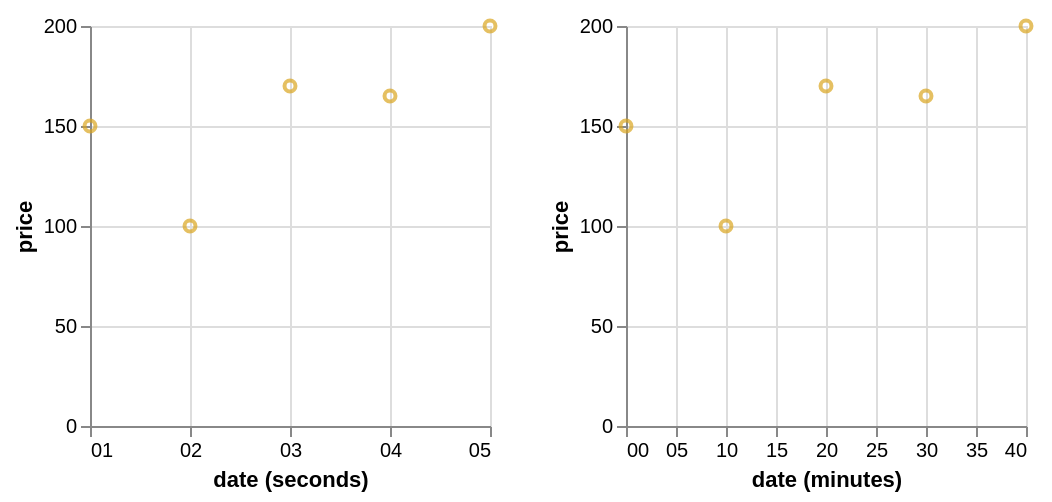

Vega-Lite specification for this chart:
### Vega specification from a JSON file in a GitHub repository (floating-point values rounded to 4 significant figures)
{"$schema": "https://vega.github.io/schema/vega/v5.json", "background": "white", "padding": 5, "height": 200, "data": [{"name": "brush_store"}, {"name": "source_0", "values": [{"date": "Sun, 01 Jan 2012 23:00:01", "price": 150}, {"date": "Sun, 02 Jan 2012 00:10:02", "price": 100}, {"date": "Sun, 02 Jan 2012 01:20:03", "price": 170}, {"date": "Sun, 02 Jan 2012 02:30:04", "price": 165}, {"date": "Sun, 02 Jan 2012 03:40:05", "price": 200}]}, {"name": "data_0", "source": "source_0", "transform": [{"type": "formula", "expr": "toDate(datum[\"date\"])", "as": "date"}, {"type": "formula", "as": "seconds_date", "expr": "datetime(0, 0, 1, 0, 0, seconds(datum[\"date\"]), 0)"}]}, {"name": "data_1", "source": "data_0", "transform": [{"type": "filter", "expr": "!(length(data(\"brush_store\"))) || (vlSelectionTest(\"brush_store\", datum))"}, {"type": "formula", "as": "minutes_date", "expr": "datetime(0, 0, 1, 0, minutes(datum[\"date\"]), 0, 0)"}, {"type": "filter", "expr": "(isDate(datum[\"minutes_date\"]) || (isValid(datum[\"minutes_date\"]) && isFinite(+datum[\"minutes_date\"]))) && isValid(datum[\"price\"]) && isFinite(+datum[\"price\"])"}]}, {"name": "data_2", "source": "data_0", "transform": [{"type": "filter", "expr": "(isDate(datum[\"seconds_date\"]) || (isValid(datum[\"seconds_date\"]) && isFinite(+datum[\"seconds_date\"]))) && isValid(datum[\"price\"]) && isFinite(+datum[\"price\"])"}]}], "signals": [{"name": "concat_0_width", "value": 200}, {"name": "concat_1_width", "value": 200}, {"name": "unit", "value": {}, "on": [{"events": "mousemove", "update": "isTuple(group()) ? group() : unit"}]}, {"name": "brush", "update": "vlSelectionResolve(\"brush_store\")"}], "layout": {"padding": 20, "bounds": "full", "align": "each"}, "marks": [{"type": "group", "name": "concat_0_group", "style": "cell", "encode": {"update": {"width": {"signal": "concat_0_width"}, "height": {"signal": "height"}}}, "signals": [{"name": "brush_x", "value": [], "on": [{"events": {"source": "scope", "type": "mousedown", "filter": ["!event.item || event.item.mark.name !== \"brush_brush\""]}, "update": "[x(unit), x(unit)]"}, {"events": {"source": "window", "type": "mousemove", "consume": true, "between": [{"source": "scope", "type": "mousedown", "filter": ["!event.item || event.item.mark.name !== \"brush_brush\""]}, {"source": "window", "type": "mouseup"}]}, "update": "[brush_x[0], clamp(x(unit), 0, concat_0_width)]"}, {"events": {"signal": "brush_scale_trigger"}, "update": "[scale(\"concat_0_x\", brush_seconds_date[0]), scale(\"concat_0_x\", brush_seconds_date[1])]"}, {"events": {"signal": "brush_translate_delta"}, "update": "clampRange(panLinear(brush_translate_anchor.extent_x, brush_translate_delta.x / span(brush_translate_anchor.extent_x)), 0, concat_0_width)"}, {"events": {"signal": "brush_zoom_delta"}, "update": "clampRange(zoomLinear(brush_x, brush_zoom_anchor.x, brush_zoom_delta), 0, concat_0_width)"}, {"events": [{"source": "scope", "type": "dblclick"}], "update": "[0, 0]"}]}, {"name": "brush_seconds_date", "on": [{"events": {"signal": "brush_x"}, "update": "brush_x[0] === brush_x[1] ? null : invert(\"concat_0_x\", brush_x)"}]}, {"name": "brush_scale_trigger", "value": {}, "on": [{"events": [{"scale": "concat_0_x"}], "update": "(!isArray(brush_seconds_date) || (+invert(\"concat_0_x\", brush_x)[0] === +brush_seconds_date[0] && +invert(\"concat_0_x\", brush_x)[1] === +brush_seconds_date[1])) ? brush_scale_trigger : {}"}]}, {"name": "brush_tuple", "on": [{"events": [{"signal": "brush_seconds_date"}], "update": "brush_seconds_date ? {unit: \"concat_0\", fields: brush_tuple_fields, values: [brush_seconds_date]} : null"}]}, {"name": "brush_tuple_fields", "value": [{"field": "seconds_date", "channel": "x", "type": "R"}]}, {"name": "brush_translate_anchor", "value": {}, "on": [{"events": [{"source": "scope", "type": "mousedown", "markname": "brush_brush"}], "update": "{x: x(unit), y: y(unit), extent_x: slice(brush_x)}"}]}, {"name": "brush_translate_delta", "value": {}, "on": [{"events": [{"source": "window", "type": "mousemove", "consume": true, "between": [{"source": "scope", "type": "mousedown", "markname": "brush_brush"}, {"source": "window", "type": "mouseup"}]}], "update": "{x: brush_translate_anchor.x - x(unit), y: brush_translate_anchor.y - y(unit)}"}]}, {"name": "brush_zoom_anchor", "on": [{"events": [{"source": "scope", "type": "wheel", "consume": true, "markname": "brush_brush"}], "update": "{x: x(unit), y: y(unit)}"}]}, {"name": "brush_zoom_delta", "on": [{"events": [{"source": "scope", "type": "wheel", "consume": true, "markname": "brush_brush"}], "force": true, "update": "pow(1.001, event.deltaY * pow(16, event.deltaMode))"}]}, {"name": "brush_modify", "update": "modify(\"brush_store\", brush_tuple, true)"}], "marks": [{"name": "brush_brush_bg", "type": "rect", "clip": true, "encode": {"enter": {"fill": {"value": "#333"}, "fillOpacity": {"value": 0.125}}, "update": {"x": [{"test": "data(\"brush_store\").length && data(\"brush_store\")[0].unit === \"concat_0\"", "signal": "brush_x[0]"}, {"value": 0}], "y": [{"test": "data(\"brush_store\").length && data(\"brush_store\")[0].unit === \"concat_0\"", "value": 0}, {"value": 0}], "x2": [{"test": "data(\"brush_store\").length && data(\"brush_store\")[0].unit === \"concat_0\"", "signal": "brush_x[1]"}, {"value": 0}], "y2": [{"test": "data(\"brush_store\").length && data(\"brush_store\")[0].unit === \"concat_0\"", "field": {"group": "height"}}, {"value": 0}]}}}, {"name": "concat_0_marks", "type": "symbol", "style": ["point"], "interactive": true, "from": {"data": "data_2"}, "encode": {"update": {"opacity": {"value": 0.7}, "fill": {"value": "transparent"}, "stroke": [{"test": "!(length(data(\"brush_store\"))) || (vlSelectionTest(\"brush_store\", datum))", "value": "goldenrod"}, {"value": "steelblue"}], "x": {"scale": "concat_0_x", "field": "seconds_date"}, "y": {"scale": "concat_0_y", "field": "price"}}}}, {"name": "brush_brush", "type": "rect", "clip": true, "encode": {"enter": {"fill": {"value": "transparent"}}, "update": {"x": [{"test": "data(\"brush_store\").length && data(\"brush_store\")[0].unit === \"concat_0\"", "signal": "brush_x[0]"}, {"value": 0}], "y": [{"test": "data(\"brush_store\").length && data(\"brush_store\")[0].unit === \"concat_0\"", "value": 0}, {"value": 0}], "x2": [{"test": "data(\"brush_store\").length && data(\"brush_store\")[0].unit === \"concat_0\"", "signal": "brush_x[1]"}, {"value": 0}], "y2": [{"test": "data(\"brush_store\").length && data(\"brush_store\")[0].unit === \"concat_0\"", "field": {"group": "height"}}, {"value": 0}], "stroke": [{"test": "brush_x[0] !== brush_x[1]", "value": "white"}, {"value": null}]}}}], "axes": [{"scale": "concat_0_x", "orient": "bottom", "gridScale": "concat_0_y", "grid": true, "tickCount": {"signal": "ceil(concat_0_width/40)"}, "domain": false, "labels": false, "maxExtent": 0, "minExtent": 0, "ticks": false, "zindex": 0}, {"scale": "concat_0_y", "orient": "left", "gridScale": "concat_0_x", "grid": true, "tickCount": {"signal": "ceil(height/40)"}, "domain": false, "labels": false, "maxExtent": 0, "minExtent": 0, "ticks": false, "zindex": 0}, {"scale": "concat_0_x", "orient": "bottom", "grid": false, "title": "date (seconds)", "labelFlush": true, "labelOverlap": true, "tickCount": {"signal": "ceil(concat_0_width/40)"}, "encode": {"labels": {"update": {"text": {"signal": "timeFormat(datum.value, '%S')"}}}}, "zindex": 0}, {"scale": "concat_0_y", "orient": "left", "grid": false, "title": "price", "labelOverlap": true, "tickCount": {"signal": "ceil(height/40)"}, "zindex": 0}]}, {"type": "group", "name": "concat_1_group", "style": "cell", "encode": {"update": {"width": {"signal": "concat_1_width"}, "height": {"signal": "height"}}}, "marks": [{"name": "concat_1_marks", "type": "symbol", "style": ["point"], "interactive": false, "from": {"data": "data_1"}, "encode": {"update": {"opacity": {"value": 0.7}, "fill": {"value": "transparent"}, "stroke": {"value": "goldenrod"}, "x": {"scale": "concat_1_x", "field": "minutes_date"}, "y": {"scale": "concat_1_y", "field": "price"}}}}], "axes": [{"scale": "concat_1_x", "orient": "bottom", "gridScale": "concat_1_y", "grid": true, "tickCount": {"signal": "ceil(concat_1_width/40)"}, "domain": false, "labels": false, "maxExtent": 0, "minExtent": 0, "ticks": false, "zindex": 0}, {"scale": "concat_1_y", "orient": "left", "gridScale": "concat_1_x", "grid": true, "tickCount": {"signal": "ceil(height/40)"}, "domain": false, "labels": false, "maxExtent": 0, "minExtent": 0, "ticks": false, "zindex": 0}, {"scale": "concat_1_x", "orient": "bottom", "grid": false, "title": "date (minutes)", "labelFlush": true, "labelOverlap": true, "tickCount": {"signal": "ceil(concat_1_width/40)"}, "encode": {"labels": {"update": {"text": {"signal": "timeFormat(datum.value, '%M')"}}}}, "zindex": 0}, {"scale": "concat_1_y", "orient": "left", "grid": false, "title": "price", "labelOverlap": true, "tickCount": {"signal": "ceil(height/40)"}, "zindex": 0}]}], "scales": [{"name": "concat_0_x", "type": "time", "domain": {"data": "data_2", "field": "seconds_date"}, "range": [0, {"signal": "concat_0_width"}]}, {"name": "concat_0_y", "type": "linear", "domain": {"data": "data_2", "field": "price"}, "range": [{"signal": "height"}, 0], "nice": true, "zero": true}, {"name": "concat_1_x", "type": "time", "domain": {"data": "data_1", "field": "minutes_date"}, "range": [0, {"signal": "concat_1_width"}]}, {"name": "concat_1_y", "type": "linear", "domain": {"data": "data_1", "field": "price"}, "range": [{"signal": "height"}, 0], "nice": true, "zero": true}], "config": {"background": "white"}}
